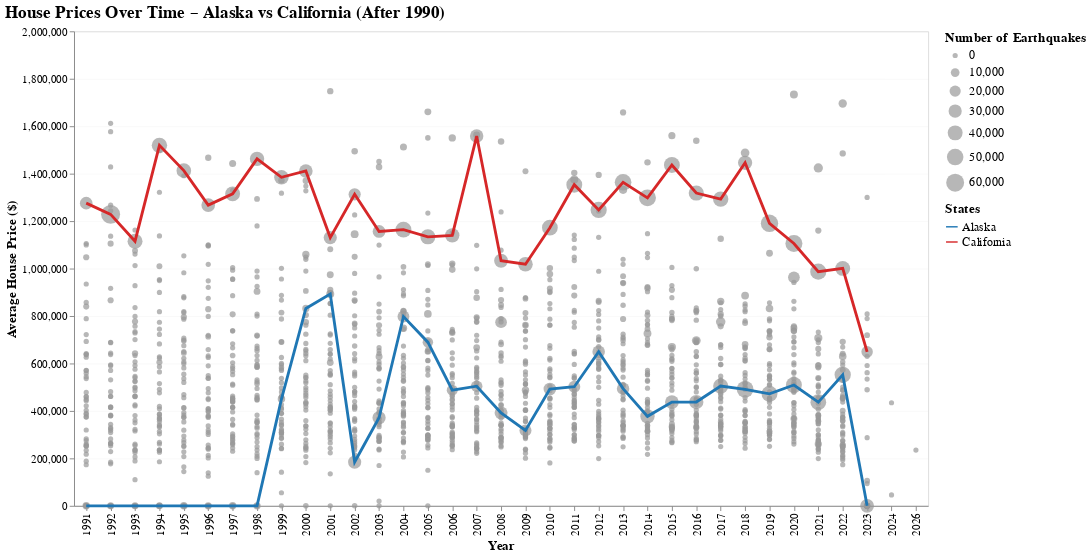

The code cell stored with this chart in its notebook:
### Markdown cell above
# Evolution des prix selon High / Low n_earthquake

### Code cell
import altair as alt
import pandas as pd

# --- Filter data after 1990 ---
df_state_aggreg_filtered = agg_state_year[agg_state_year['year'] > 1990].copy()

# Y-axis domain
buffer = 1_000_000
ymin = df_state_aggreg_filtered['avg_price'].min()
ymax = df_state_aggreg_filtered['avg_price'].max() - buffer

# --- Clip scatter points within domain ---
df_state_aggreg_filtered = df_state_aggreg_filtered[
    (df_state_aggreg_filtered['avg_price'] >= ymin) &
    (df_state_aggreg_filtered['avg_price'] <= ymax)
].copy()

# --- Separate Alaska & California ---
df_alaska = df_state_aggreg_filtered[df_state_aggreg_filtered['state'] == 'Alaska']
df_california = df_state_aggreg_filtered[df_state_aggreg_filtered['state'] == 'California']

# --- Scatter with variable size ---
scatter = (
    alt.Chart(df_state_aggreg_filtered)
    .mark_circle(opacity=0.7)
    .encode(
        x=alt.X('year:O', title='Year'),
        y=alt.Y('avg_price:Q', title='Average House Price ($)',
                scale=alt.Scale(domain=[ymin, ymax])),
        size=alt.Size('n_earthquakes:Q', title='Number of Earthquakes',
                      scale=alt.Scale(range=[30, 400])),
        color=alt.value("#999999"),  # scatter = neutral grey
        tooltip=['state:N', 'year:O', 'n_earthquakes:Q', 'avg_price:Q']
    )
)

# --- Lines with legend ---
line_data = pd.concat([df_alaska, df_california])
line_data['line_label'] = line_data['state']  # used for the legend

line = (
    alt.Chart(line_data)
    .mark_line(size=3)
    .encode(
        x='year:O',
        y='avg_price:Q',
        color=alt.Color(
            'line_label:N',
            title='States',
            scale=alt.Scale(
                domain=['Alaska', 'California'],
                range=['#1f77b4', '#d62728']  # blue, red
            )
        ),
        tooltip=['state:N', 'year:O', 'avg_price:Q']
    )
)

# --- Combine ---
chart = (
    (scatter + line)
    .properties(
        width=900,
        height=500,
        title='House Prices Over Time – Alaska vs California (After 1990)'
    )
    .configure_axis(
        labelFontSize=12,
        titleFontSize=14,
        gridOpacity=0.2
    )
    .configure_legend(
        titleFontSize=14,
        labelFontSize=13,
        symbolSize=150
    )
    .configure_title(
        fontSize=18,
        anchor='start'
    )
)

chart

### Figure 1 — Vega-Lite specification as saved in the notebook (floating-point values rounded to 4 significant figures; data arrays with more than 128 entries replaced by an {"elided": "..."} marker saying what was removed)
{"config": {"view": {"continuousWidth": 300, "continuousHeight": 300}, "axis": {"gridOpacity": 0.2, "labelFontSize": 12, "titleFontSize": 14}, "legend": {"labelFontSize": 13, "symbolSize": 150, "titleFontSize": 14}, "title": {"anchor": "start", "fontSize": 18}}, "layer": [{"data": {"name": "data-818328149b61b0093671072e16132462"}, "mark": {"type": "circle", "opacity": 0.7}, "encoding": {"color": {"value": "#999999"}, "size": {"field": "n_earthquakes", "scale": {"range": [30, 400]}, "title": "Number of Earthquakes", "type": "quantitative"}, "tooltip": [{"field": "state", "type": "nominal"}, {"field": "year", "type": "ordinal"}, {"field": "n_earthquakes", "type": "quantitative"}, {"field": "avg_price", "type": "quantitative"}], "x": {"field": "year", "title": "Year", "type": "ordinal"}, "y": {"field": "avg_price", "scale": {"domain": [0.0, 1917000.0]}, "title": "Average House Price ($)", "type": "quantitative"}}}, {"data": {"name": "data-91a0a1a886fc632919e0f0d24c213aac"}, "mark": {"type": "line", "size": 3}, "encoding": {"color": {"field": "line_label", "scale": {"domain": ["Alaska", "California"], "range": ["#1f77b4", "#d62728"]}, "title": "States", "type": "nominal"}, "tooltip": [{"field": "state", "type": "nominal"}, {"field": "year", "type": "ordinal"}, {"field": "avg_price", "type": "quantitative"}], "x": {"field": "year", "type": "ordinal"}, "y": {"field": "avg_price", "type": "quantitative"}}}], "height": 500, "title": "House Prices Over Time – Alaska vs California (After 1990)", "width": 900, "$schema": "https://vega.github.io/schema/vega-lite/v5.20.1.json", "datasets": {"data-818328149b61b0093671072e16132462": {"elided": "1616 records"}, "data-91a0a1a886fc632919e0f0d24c213aac": [{"state": "Alaska", "state_fips": 2, "year": 1991, "n_earthquakes": 5623.0, "avg_magnitude": 2.01, "max_magnitude": 7.0, "avg_depth": 42.24, "n_properties": 0.0, "avg_price": 0.0, "median_price": 0.0, "avg_bedrooms": 0.0, "avg_bathrooms": 0.0, "line_label": "Alaska"}, {"state": "Alaska", "state_fips": 2, "year": 1992, "n_earthquakes": 5003.0, "avg_magnitude": 2.058, "max_magnitude": 6.9, "avg_depth": 43.84, "n_properties": 0.0, "avg_price": 0.0, "median_price": 0.0, "avg_bedrooms": 0.0, "avg_bathrooms": 0.0, "line_label": "Alaska"}, {"state": "Alaska", "state_fips": 2, "year": 1993, "n_earthquakes": 4511.0, "avg_magnitude": 2.254, "max_magnitude": 6.9, "avg_depth": 44.39, "n_properties": 0.0, "avg_price": 0.0, "median_price": 0.0, "avg_bedrooms": 0.0, "avg_bathrooms": 0.0, "line_label": "Alaska"}, {"state": "Alaska", "state_fips": 2, "year": 1994, "n_earthquakes": 4588.0, "avg_magnitude": 2.197, "max_magnitude": 6.2, "avg_depth": 45.46, "n_properties": 0.0, "avg_price": 0.0, "median_price": 0.0, "avg_bedrooms": 0.0, "avg_bathrooms": 0.0, "line_label": "Alaska"}, {"state": "Alaska", "state_fips": 2, "year": 1995, "n_earthquakes": 5832.0, "avg_magnitude": 2.136, "max_magnitude": 6.5, "avg_depth": 40.52, "n_properties": 0.0, "avg_price": 0.0, "median_price": 0.0, "avg_bedrooms": 0.0, "avg_bathrooms": 0.0, "line_label": "Alaska"}, {"state": "Alaska", "state_fips": 2, "year": 1996, "n_earthquakes": 5138.0, "avg_magnitude": 2.369, "max_magnitude": 7.9, "avg_depth": 39.4, "n_properties": 0.0, "avg_price": 0.0, "median_price": 0.0, "avg_bedrooms": 0.0, "avg_bathrooms": 0.0, "line_label": "Alaska"}, {"state": "Alaska", "state_fips": 2, "year": 1997, "n_earthquakes": 5657.0, "avg_magnitude": 2.132, "max_magnitude": 6.7, "avg_depth": 44.92, "n_properties": 0.0, "avg_price": 0.0, "median_price": 0.0, "avg_bedrooms": 0.0, "avg_bathrooms": 0.0, "line_label": "Alaska"}, {"state": "Alaska", "state_fips": 2, "year": 1998, "n_earthquakes": 5459.0, "avg_magnitude": 2.115, "max_magnitude": 6.3, "avg_depth": 44.0, "n_properties": 0.0, "avg_price": 0.0, "median_price": 0.0, "avg_bedrooms": 0.0, "avg_bathrooms": 0.0, "line_label": "Alaska"}, {"state": "Alaska", "state_fips": 2, "year": 1999, "n_earthquakes": 5850.0, "avg_magnitude": 2.049, "max_magnitude": 7.0, "avg_depth": 48.19, "n_properties": 4.0, "avg_price": 449900.0, "median_price": 389700.0, "avg_bedrooms": 3.75, "avg_bathrooms": 3.0, "line_label": "Alaska"}, {"state": "Alaska", "state_fips": 2, "year": 2000, "n_earthquakes": 5085.0, "avg_magnitude": 2.145, "max_magnitude": 6.5, "avg_depth": 51.67, "n_properties": 2.0, "avg_price": 832000.0, "median_price": 832000.0, "avg_bedrooms": 4.0, "avg_bathrooms": 2.5, "line_label": "Alaska"}, {"state": "Alaska", "state_fips": 2, "year": 2001, "n_earthquakes": 7609.0, "avg_magnitude": 2.018, "max_magnitude": 6.9, "avg_depth": 46.77, "n_properties": 3.0, "avg_price": 893000.0, "median_price": 650000.0, "avg_bedrooms": 5.0, "avg_bathrooms": 5.0, "line_label": "Alaska"}, {"state": "Alaska", "state_fips": 2, "year": 2002, "n_earthquakes": 29940.0, "avg_magnitude": 1.718, "max_magnitude": 7.9, "avg_depth": 20.2, "n_properties": 2.0, "avg_price": 184500.0, "median_price": 184500.0, "avg_bedrooms": 2.5, "avg_bathrooms": 2.0, "line_label": "Alaska"}, {"state": "Alaska", "state_fips": 2, "year": 2003, "n_earthquakes": 30100.0, "avg_magnitude": 1.622, "max_magnitude": 6.9, "avg_depth": 26.66, "n_properties": 3.0, "avg_price": 371000.0, "median_price": 319000.0, "avg_bedrooms": 3.667, "avg_bathrooms": 2.0, "line_label": "Alaska"}, {"state": "Alaska", "state_fips": 2, "year": 2004, "n_earthquakes": 22900.0, "avg_magnitude": 1.641, "max_magnitude": 6.8, "avg_depth": 37.62, "n_properties": 11.0, "avg_price": 797900.0, "median_price": 648000.0, "avg_bedrooms": 4.636, "avg_bathrooms": 3.727, "line_label": "Alaska"}, {"state": "Alaska", "state_fips": 2, "year": 2005, "n_earthquakes": 16890.0, "avg_magnitude": 1.838, "max_magnitude": 6.8, "avg_depth": 38.67, "n_properties": 7.0, "avg_price": 689600.0, "median_price": 579000.0, "avg_bedrooms": 5.571, "avg_bathrooms": 3.714, "line_label": "Alaska"}, {"state": "Alaska", "state_fips": 2, "year": 2006, "n_earthquakes": 19370.0, "avg_magnitude": 1.932, "max_magnitude": 6.6, "avg_depth": 36.14, "n_properties": 10.0, "avg_price": 487500.0, "median_price": 506000.0, "avg_bedrooms": 4.4, "avg_bathrooms": 2.8, "line_label": "Alaska"}, {"state": "Alaska", "state_fips": 2, "year": 2007, "n_earthquakes": 21540.0, "avg_magnitude": 1.816, "max_magnitude": 7.2, "avg_depth": 32.99, "n_properties": 9.0, "avg_price": 504100.0, "median_price": 499000.0, "avg_bedrooms": 4.444, "avg_bathrooms": 3.444, "line_label": "Alaska"}, {"state": "Alaska", "state_fips": 2, "year": 2008, "n_earthquakes": 28580.0, "avg_magnitude": 1.683, "max_magnitude": 6.6, "avg_depth": 29.35, "n_properties": 8.0, "avg_price": 391800.0, "median_price": 400000.0, "avg_bedrooms": 3.875, "avg_bathrooms": 2.625, "line_label": "Alaska"}, {"state": "Alaska", "state_fips": 2, "year": 2009, "n_earthquakes": 24040.0, "avg_magnitude": 1.602, "max_magnitude": 6.5, "avg_depth": 34.36, "n_properties": 6.0, "avg_price": 317600.0, "median_price": 300000.0, "avg_bedrooms": 2.667, "avg_bathrooms": 2.167, "line_label": "Alaska"}, {"state": "Alaska", "state_fips": 2, "year": 2010, "n_earthquakes": 27080.0, "avg_magnitude": 1.844, "max_magnitude": 6.7, "avg_depth": 32.31, "n_properties": 9.0, "avg_price": 492300.0, "median_price": 452000.0, "avg_bedrooms": 4.0, "avg_bathrooms": 2.778, "line_label": "Alaska"}, {"state": "Alaska", "state_fips": 2, "year": 2011, "n_earthquakes": 23910.0, "avg_magnitude": 1.661, "max_magnitude": 6.9, "avg_depth": 37.42, "n_properties": 7.0, "avg_price": 501900.0, "median_price": 439000.0, "avg_bedrooms": 3.286, "avg_bathrooms": 2.714, "line_label": "Alaska"}, {"state": "Alaska", "state_fips": 2, "year": 2012, "n_earthquakes": 26530.0, "avg_magnitude": 1.585, "max_magnitude": 6.4, "avg_depth": 37.04, "n_properties": 12.0, "avg_price": 649600.0, "median_price": 397400.0, "avg_bedrooms": 3.333, "avg_bathrooms": 2.833, "line_label": "Alaska"}, {"state": "Alaska", "state_fips": 2, "year": 2013, "n_earthquakes": 26310.0, "avg_magnitude": 1.63, "max_magnitude": 7.5, "avg_depth": 41.39, "n_properties": 12.0, "avg_price": 493900.0, "median_price": 468900.0, "avg_bedrooms": 3.75, "avg_bathrooms": 2.917, "line_label": "Alaska"}, {"state": "Alaska", "state_fips": 2, "year": 2014, "n_earthquakes": 36490.0, "avg_magnitude": 1.473, "max_magnitude": 6.3, "avg_depth": 37.93, "n_properties": 15.0, "avg_price": 377100.0, "median_price": 350000.0, "avg_bedrooms": 3.533, "avg_bathrooms": 2.333, "line_label": "Alaska"}, {"state": "Alaska", "state_fips": 2, "year": 2015, "n_earthquakes": 32970.0, "avg_magnitude": 1.569, "max_magnitude": 6.8, "avg_depth": 40.96, "n_properties": 24.0, "avg_price": 437300.0, "median_price": 372200.0, "avg_bedrooms": 3.333, "avg_bathrooms": 2.667, "line_label": "Alaska"}, {"state": "Alaska", "state_fips": 2, "year": 2016, "n_earthquakes": 35990.0, "avg_magnitude": 1.544, "max_magnitude": 7.1, "avg_depth": 42.01, "n_properties": 22.0, "avg_price": 437400.0, "median_price": 431000.0, "avg_bedrooms": 3.682, "avg_bathrooms": 2.591, "line_label": "Alaska"}, {"state": "Alaska", "state_fips": 2, "year": 2017, "n_earthquakes": 41160.0, "avg_magnitude": 1.561, "max_magnitude": 6.8, "avg_depth": 35.37, "n_properties": 17.0, "avg_price": 504900.0, "median_price": 435000.0, "avg_bedrooms": 3.647, "avg_bathrooms": 2.529, "line_label": "Alaska"}, {"state": "Alaska", "state_fips": 2, "year": 2018, "n_earthquakes": 51840.0, "avg_magnitude": 1.598, "max_magnitude": 7.9, "avg_depth": 29.83, "n_properties": 36.0, "avg_price": 491200.0, "median_price": 463500.0, "avg_bedrooms": 3.778, "avg_bathrooms": 2.889, "line_label": "Alaska"}, {"state": "Alaska", "state_fips": 2, "year": 2019, "n_earthquakes": 46790.0, "avg_magnitude": 1.378, "max_magnitude": 6.3, "avg_depth": 28.91, "n_properties": 32.0, "avg_price": 471900.0, "median_price": 437000.0, "avg_bedrooms": 3.531, "avg_bathrooms": 2.594, "line_label": "Alaska"}, {"state": "Alaska", "state_fips": 2, "year": 2020, "n_earthquakes": 46480.0, "avg_magnitude": 1.384, "max_magnitude": 7.8, "avg_depth": 30.28, "n_properties": 21.0, "avg_price": 509100.0, "median_price": 460000.0, "avg_bedrooms": 3.381, "avg_bathrooms": 2.81, "line_label": "Alaska"}, {"state": "Alaska", "state_fips": 2, "year": 2021, "n_earthquakes": 45000.0, "avg_magnitude": 1.421, "max_magnitude": 6.9, "avg_depth": 34.25, "n_properties": 16.0, "avg_price": 436800.0, "median_price": 412500.0, "avg_bedrooms": 3.125, "avg_bathrooms": 2.375, "line_label": "Alaska"}, {"state": "Alaska", "state_fips": 2, "year": 2022, "n_earthquakes": 48680.0, "avg_magnitude": 1.42, "max_magnitude": 6.8, "avg_depth": 37.48, "n_properties": 3.0, "avg_price": 552200.0, "median_price": 539000.0, "avg_bedrooms": 3.333, "avg_bathrooms": 2.0, "line_label": "Alaska"}, {"state": "Alaska", "state_fips": 2, "year": 2023, "n_earthquakes": 33090.0, "avg_magnitude": 1.261, "max_magnitude": 7.2, "avg_depth": 30.39, "n_properties": 0.0, "avg_price": 0.0, "median_price": 0.0, "avg_bedrooms": 0.0, "avg_bathrooms": 0.0, "line_label": "Alaska"}, {"state": "California", "state_fips": 6, "year": 1991, "n_earthquakes": 26800.0, "avg_magnitude": 1.361, "max_magnitude": 6.0, "avg_depth": 5.022, "n_properties": 381.0, "avg_price": 1276000.0, "median_price": 749000.0, "avg_bedrooms": 3.501, "avg_bathrooms": 2.593, "line_label": "California"}, {"state": "California", "state_fips": 6, "year": 1992, "n_earthquakes": 67850.0, "avg_magnitude": 1.702, "max_magnitude": 7.3, "avg_depth": 4.396, "n_properties": 389.0, "avg_price": 1228000.0, "median_price": 779000.0, "avg_bedrooms": 3.419, "avg_bathrooms": 2.632, "line_label": "California"}, {"state": "California", "state_fips": 6, "year": 1993, "n_earthquakes": 40090.0, "avg_magnitude": 1.395, "max_magnitude": 6.1, "avg_depth": 4.609, "n_properties": 395.0, "avg_price": 1115000.0, "median_price": 785600.0, "avg_bedrooms": 3.397, "avg_bathrooms": 2.522, "line_label": "California"}, {"state": "California", "state_fips": 6, "year": 1994, "n_earthquakes": 42900.0, "avg_magnitude": 1.455, "max_magnitude": 7.1, "avg_depth": 5.86, "n_properties": 531.0, "avg_price": 1519000.0, "median_price": 799000.0, "avg_bedrooms": 3.395, "avg_bathrooms": 2.605, "line_label": "California"}, {"state": "California", "state_fips": 6, "year": 1995, "n_earthquakes": 38120.0, "avg_magnitude": 1.374, "max_magnitude": 6.6, "avg_depth": 5.397, "n_properties": 436.0, "avg_price": 1413000.0, "median_price": 795000.0, "avg_bedrooms": 3.539, "avg_bathrooms": 2.672, "line_label": "California"}, {"state": "California", "state_fips": 6, "year": 1996, "n_earthquakes": 32900.0, "avg_magnitude": 1.408, "max_magnitude": 5.5, "avg_depth": 5.22, "n_properties": 551.0, "avg_price": 1267000.0, "median_price": 750000.0, "avg_bedrooms": 3.445, "avg_bathrooms": 2.561, "line_label": "California"}, {"state": "California", "state_fips": 6, "year": 1997, "n_earthquakes": 39630.0, "avg_magnitude": 1.378, "max_magnitude": 5.6, "avg_depth": 4.744, "n_properties": 647.0, "avg_price": 1315000.0, "median_price": 830000.0, "avg_bedrooms": 3.419, "avg_bathrooms": 2.703, "line_label": "California"}, {"state": "California", "state_fips": 6, "year": 1998, "n_earthquakes": 36510.0, "avg_magnitude": 1.434, "max_magnitude": 5.4, "avg_depth": 4.482, "n_properties": 759.0, "avg_price": 1463000.0, "median_price": 799000.0, "avg_bedrooms": 3.599, "avg_bathrooms": 2.706, "line_label": "California"}, {"state": "California", "state_fips": 6, "year": 1999, "n_earthquakes": 37190.0, "avg_magnitude": 1.538, "max_magnitude": 5.77, "avg_depth": 4.329, "n_properties": 919.0, "avg_price": 1385000.0, "median_price": 810000.0, "avg_bedrooms": 3.505, "avg_bathrooms": 2.826, "line_label": "California"}, {"state": "California", "state_fips": 6, "year": 2000, "n_earthquakes": 31980.0, "avg_magnitude": 1.466, "max_magnitude": 5.7, "avg_depth": 5.622, "n_properties": 909.0, "avg_price": 1412000.0, "median_price": 775000.0, "avg_bedrooms": 3.483, "avg_bathrooms": 2.758, "line_label": "California"}, {"state": "California", "state_fips": 6, "year": 2001, "n_earthquakes": 29830.0, "avg_magnitude": 1.49, "max_magnitude": 5.3, "avg_depth": 5.668, "n_properties": 899.0, "avg_price": 1131000.0, "median_price": 760000.0, "avg_bedrooms": 3.502, "avg_bathrooms": 2.732, "line_label": "California"}, {"state": "California", "state_fips": 6, "year": 2002, "n_earthquakes": 24680.0, "avg_magnitude": 1.373, "max_magnitude": 5.2, "avg_depth": 5.839, "n_properties": 1059.0, "avg_price": 1313000.0, "median_price": 799000.0, "avg_bedrooms": 3.547, "avg_bathrooms": 2.823, "line_label": "California"}, {"state": "California", "state_fips": 6, "year": 2003, "n_earthquakes": 27580.0, "avg_magnitude": 1.421, "max_magnitude": 6.5, "avg_depth": 6.089, "n_properties": 1292.0, "avg_price": 1156000.0, "median_price": 750000.0, "avg_bedrooms": 3.524, "avg_bathrooms": 2.714, "line_label": "California"}, {"state": "California", "state_fips": 6, "year": 2004, "n_earthquakes": 45420.0, "avg_magnitude": 1.281, "max_magnitude": 5.97, "avg_depth": 5.354, "n_properties": 1500.0, "avg_price": 1164000.0, "median_price": 714000.0, "avg_bedrooms": 3.562, "avg_bathrooms": 2.798, "line_label": "California"}, {"state": "California", "state_fips": 6, "year": 2005, "n_earthquakes": 40560.0, "avg_magnitude": 1.148, "max_magnitude": 7.2, "avg_depth": 5.229, "n_properties": 1453.0, "avg_price": 1134000.0, "median_price": 699000.0, "avg_bedrooms": 3.589, "avg_bathrooms": 2.811, "line_label": "California"}, {"state": "California", "state_fips": 6, "year": 2006, "n_earthquakes": 36260.0, "avg_magnitude": 1.114, "max_magnitude": 5.0, "avg_depth": 4.863, "n_properties": 1122.0, "avg_price": 1140000.0, "median_price": 699000.0, "avg_bedrooms": 3.503, "avg_bathrooms": 2.77, "line_label": "California"}, {"state": "California", "state_fips": 6, "year": 2007, "n_earthquakes": 31250.0, "avg_magnitude": 1.143, "max_magnitude": 5.4, "avg_depth": 5.94, "n_properties": 949.0, "avg_price": 1558000.0, "median_price": 739000.0, "avg_bedrooms": 3.466, "avg_bathrooms": 2.81, "line_label": "California"}, {"state": "California", "state_fips": 6, "year": 2008, "n_earthquakes": 33850.0, "avg_magnitude": 1.09, "max_magnitude": 5.9, "avg_depth": 5.542, "n_properties": 1146.0, "avg_price": 1033000.0, "median_price": 670500.0, "avg_bedrooms": 3.515, "avg_bathrooms": 2.698, "line_label": "California"}, {"state": "California", "state_fips": 6, "year": 2009, "n_earthquakes": 37610.0, "avg_magnitude": 1.053, "max_magnitude": 5.19, "avg_depth": 5.462, "n_properties": 1244.0, "avg_price": 1018000.0, "median_price": 631000.0, "avg_bedrooms": 3.537, "avg_bathrooms": 2.65, "line_label": "California"}, {"state": "California", "state_fips": 6, "year": 2010, "n_earthquakes": 44960.0, "avg_magnitude": 1.045, "max_magnitude": 6.5, "avg_depth": 5.239, "n_properties": 1244.0, "avg_price": 1172000.0, "median_price": 660000.0, "avg_bedrooms": 3.499, "avg_bathrooms": 2.74, "line_label": "California"}, {"state": "California", "state_fips": 6, "year": 2011, "n_earthquakes": 45890.0, "avg_magnitude": 0.8962, "max_magnitude": 4.73, "avg_depth": 5.418, "n_properties": 1331.0, "avg_price": 1354000.0, "median_price": 695000.0, "avg_bedrooms": 3.477, "avg_bathrooms": 2.794, "line_label": "California"}, {"state": "California", "state_fips": 6, "year": 2012, "n_earthquakes": 47880.0, "avg_magnitude": 0.9076, "max_magnitude": 6.3, "avg_depth": 5.033, "n_properties": 1470.0, "avg_price": 1247000.0, "median_price": 729400.0, "avg_bedrooms": 3.412, "avg_bathrooms": 2.717, "line_label": "California"}, {"state": "California", "state_fips": 6, "year": 2013, "n_earthquakes": 51140.0, "avg_magnitude": 0.8954, "max_magnitude": 5.69, "avg_depth": 5.302, "n_properties": 1830.0, "avg_price": 1364000.0, "median_price": 750000.0, "avg_bedrooms": 3.505, "avg_bathrooms": 2.792, "line_label": "California"}, {"state": "California", "state_fips": 6, "year": 2014, "n_earthquakes": 52930.0, "avg_magnitude": 0.9232, "max_magnitude": 6.8, "avg_depth": 4.924, "n_properties": 1905.0, "avg_price": 1298000.0, "median_price": 759800.0, "avg_bedrooms": 3.538, "avg_bathrooms": 2.854, "line_label": "California"}, {"state": "California", "state_fips": 6, "year": 2015, "n_earthquakes": 46150.0, "avg_magnitude": 0.966, "max_magnitude": 5.72, "avg_depth": 5.768, "n_properties": 2420.0, "avg_price": 1437000.0, "median_price": 761200.0, "avg_bedrooms": 3.501, "avg_bathrooms": 2.879, "line_label": "California"}, {"state": "California", "state_fips": 6, "year": 2016, "n_earthquakes": 41280.0, "avg_magnitude": 0.9512, "max_magnitude": 6.6, "avg_depth": 5.811, "n_properties": 2659.0, "avg_price": 1318000.0, "median_price": 745000.0, "avg_bedrooms": 3.498, "avg_bathrooms": 2.829, "line_label": "California"}, {"state": "California", "state_fips": 6, "year": 2017, "n_earthquakes": 42840.0, "avg_magnitude": 0.9516, "max_magnitude": 5.7, "avg_depth": 5.27, "n_properties": 3111.0, "avg_price": 1293000.0, "median_price": 729000.0, "avg_bedrooms": 3.565, "avg_bathrooms": 2.86, "line_label": "California"}, {"state": "California", "state_fips": 6, "year": 2018, "n_earthquakes": 35700.0, "avg_magnitude": 0.9173, "max_magnitude": 5.8, "avg_depth": 5.671, "n_properties": 3138.0, "avg_price": 1446000.0, "median_price": 715000.0, "avg_bedrooms": 3.505, "avg_bathrooms": 2.837, "line_label": "California"}, {"state": "California", "state_fips": 6, "year": 2019, "n_earthquakes": 55980.0, "avg_magnitude": 0.9967, "max_magnitude": 5.58, "avg_depth": 5.581, "n_properties": 3252.0, "avg_price": 1191000.0, "median_price": 699000.0, "avg_bedrooms": 3.549, "avg_bathrooms": 2.845, "line_label": "California"}, {"state": "California", "state_fips": 6, "year": 2020, "n_earthquakes": 53430.0, "avg_magnitude": 0.9698, "max_magnitude": 5.77, "avg_depth": 6.129, "n_properties": 2783.0, "avg_price": 1106000.0, "median_price": 689000.0, "avg_bedrooms": 3.539, "avg_bathrooms": 2.8, "line_label": "California"}, {"state": "California", "state_fips": 6, "year": 2021, "n_earthquakes": 47770.0, "avg_magnitude": 1.05, "max_magnitude": 6.2, "avg_depth": 5.84, "n_properties": 32600.0, "avg_price": 987100.0, "median_price": 699000.0, "avg_bedrooms": 3.289, "avg_bathrooms": 2.489, "line_label": "California"}, {"state": "California", "state_fips": 6, "year": 2022, "n_earthquakes": 39540.0, "avg_magnitude": 0.9984, "max_magnitude": 6.4, "avg_depth": 5.998, "n_properties": 78640.0, "avg_price": 1001000.0, "median_price": 725000.0, "avg_bedrooms": 3.255, "avg_bathrooms": 2.482, "line_label": "California"}, {"state": "California", "state_fips": 6, "year": 2023, "n_earthquakes": 21380.0, "avg_magnitude": 1.041, "max_magnitude": 5.58, "avg_depth": 5.642, "n_properties": 2.0, "avg_price": 648900.0, "median_price": 648900.0, "avg_bedrooms": 4.0, "avg_bathrooms": 3.0, "line_label": "California"}]}}
